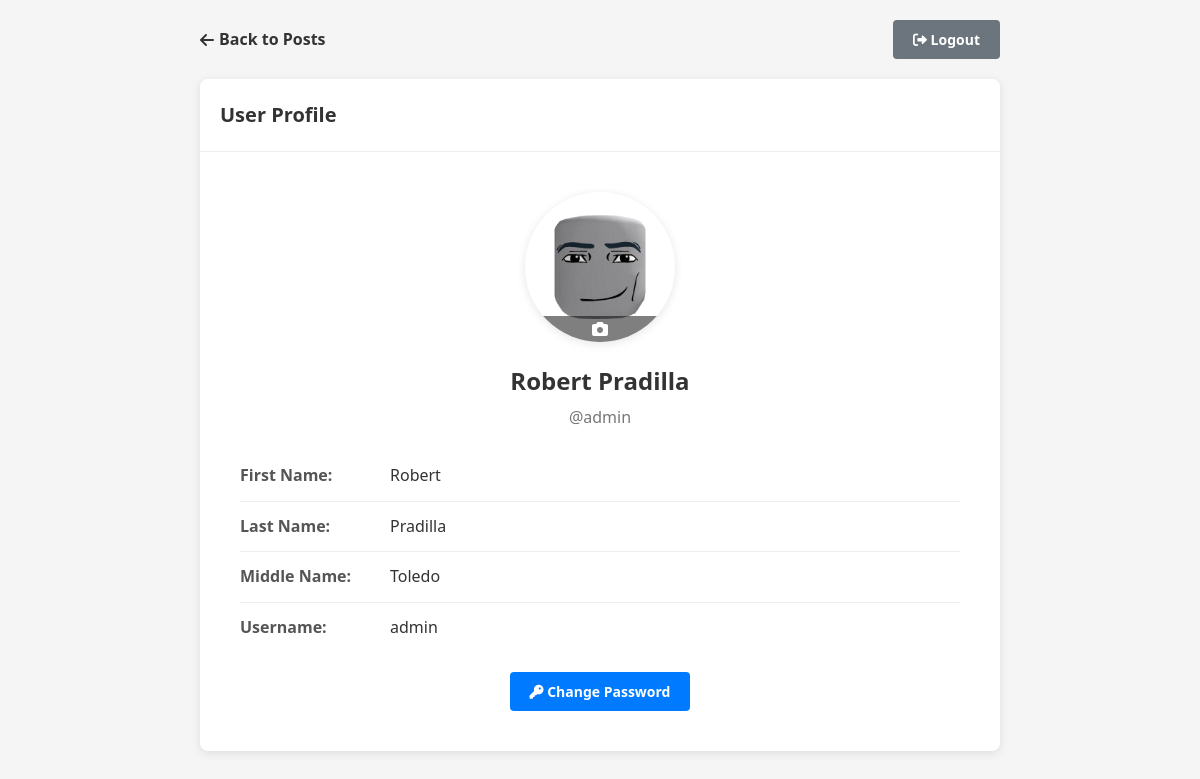
Page /users/profile.php (signed in) on the committed database.
### tables this page shows
CREATE TABLE `users` (
  `id` int(11) NOT NULL,
  `username` varchar(25) NOT NULL,
  `password` varchar(25) NOT NULL,
  `firstname` varchar(25) NOT NULL,
  `lastname` varchar(25) NOT NULL,
  `middlename` varchar(25) NOT NULL,
  `user_type` varchar(25) NOT NULL,
  `profile_image` varchar(255) DEFAULT NULL
);

### users/profile.php (the view, shortened to what this page needs)
<?php
require('../config/connection.php');
$username = $_SESSION['username'];
$sql = 'SELECT * FROM users WHERE username = ?';
$stmt = $connection->prepare($sql);
$stmt->bind_param('s', $username);
$stmt->execute();
$result = $stmt->get_result();
if ($result->num_rows > 0) {
    $user_data = $result->fetch_assoc();
} else {
    echo "No user found with this username.";
    exit();
}
$profile_image = isset($user_data['profile_image']) && !empty($user_data['profile_image'])
    ? $user_data['profile_image']
    : "uploads/avatar.png";
?>
<!DOCTYPE html>
<html lang="en">
<head>
    <link href="https://cdnjs.cloudflare.com/ajax/libs/font-awesome/6.0.0-beta3/css/all.min.css" rel="stylesheet">
</head>
<body>
    <div class="container">
        <div class="header">
            <a href="../Posting.php" class="back-button">
                <i class="fas fa-arrow-left"></i> Back to Posts
            </a>
            <form action="../logout.php" method="POST" style="margin: 0;">
                <button type="submit" name="logout" class="btn btn-secondary">
                    <i class="fas fa-sign-out-alt"></i> Logout
                </button>
            </form>
        </div>
        <div class="card">
            <div class="card-header">
                <h1 class="card-title">User Profile</h1>
            </div>
            <div class="card-body">
                <div class="profile-section">
                    <div class="profile-image">
                        <img src="<?php echo htmlspecialchars($profile_image); ?>" alt="Profile Picture">
                        <div class="profile-image-overlay" onclick="document.getElementById('profile-image-upload').click()">
                            <i class="fas fa-camera"></i>
                        </div>
                    </div>
                    <h2 class="profile-name"><?php echo htmlspecialchars($user_data['firstname'] . ' ' . $user_data['lastname']); ?></h2>
                    <p class="profile-username">@<?php echo htmlspecialchars($user_data['user_type']); ?></p>
                    <div class="profile-info">
                        <div class="info-item">
                            <div class="info-label">First Name:</div>
                            <div class="info-value"><?php echo htmlspecialchars($user_data['firstname']); ?></div>
                        </div>
                        <div class="info-item">
                            <div class="info-label">Last Name:</div>
                            <div class="info-value"><?php echo htmlspecialchars($user_data['lastname']); ?></div>
                        </div>
                        <div class="info-item">
                            <div class="info-label">Middle Name:</div>
                            <div class="info-value"><?php echo htmlspecialchars($user_data['middlename']); ?></div>
                        </div>
                        <div class="info-item">
                            <div class="info-label">Username:</div>
                            <div class="info-value"><?php echo htmlspecialchars($user_data['username']); ?></div>
                        </div>
                    </div>
                    <div class="action-buttons">
                        <button id="change-password-btn" class="btn btn-primary">
                            <i class="fas fa-key"></i> Change Password
                        </button>
                    </div>
                </div>
            </div>
        </div>
    </div>
</body>
</html>

### users/profile.php (style rules this page uses)
* { margin: 0; padding: 0; box-sizing: border-box; font-family: 'Segoe UI', Tahoma, Geneva, Verdana, sans-serif; }
body { background-color: #f5f5f5; color: #333; line-height: 1.6; padding: 20px; }
.container { max-width: 800px; margin: 0 auto; }
.header { display: flex; justify-content: space-between; align-items: center; margin-bottom: 20px; }
.back-button { text-decoration: none; color: #333; font-weight: 600; font-size: 16px; transition: color 0.3s; display: flex; align-items: center; }
.back-button i { margin-right: 5px; }
.card { background-color: white; border-radius: 8px; box-shadow: 0 2px 10px rgba(0, 0, 0, 0.1); overflow: hidden; margin-bottom: 20px; }
.card-header { padding: 20px; border-bottom: 1px solid #eee; }
.card-title { font-size: 20px; font-weight: 600; margin-bottom: 0; color: #333; }
.card-body { padding: 20px; }
.profile-section { display: flex; flex-direction: column; align-items: center; padding: 20px; }
.profile-image { position: relative; width: 150px; height: 150px; border-radius: 50%; overflow: hidden; margin-bottom: 20px; box-shadow: 0 2px 10px rgba(0, 0, 0, 0.1); }
.profile-image img { width: 100%; height: 100%; object-fit: cover; }
.profile-image-overlay { position: absolute; bottom: 0; left: 0; right: 0; background-color: rgba(0, 0, 0, 0.5); display: flex; justify-content: center; padding: 5px 0; cursor: pointer; transition: background-color 0.3s; }
.profile-image-overlay i { color: white; }
.profile-name { font-size: 24px; font-weight: 600; margin-bottom: 5px; color: #333; }
.profile-username { font-size: 16px; color: #777; margin-bottom: 20px; }
.profile-info { width: 100%; }
.info-item { padding: 12px 0; border-bottom: 1px solid #eee; display: flex; }
.info-item:last-child { border-bottom: none; }
.info-label { font-weight: 600; width: 150px; color: #555; }
.info-value { flex: 1; }
.action-buttons { display: flex; justify-content: center; gap: 10px; margin-top: 20px; }
.btn { padding: 10px 20px; border-radius: 4px; font-size: 14px; font-weight: 600; cursor: pointer; transition: background-color 0.3s, transform 0.1s; border: none; outline: none; }
.btn-primary { background-color: #007bff; color: white; }
.btn-secondary { background-color: #6c757d; color: white; }

### rows in the picture
users: firstname+lastname "Robert Pradilla", user_type "admin", firstname "Robert", lastname "Pradilla", middlename "Toledo", username "admin"
